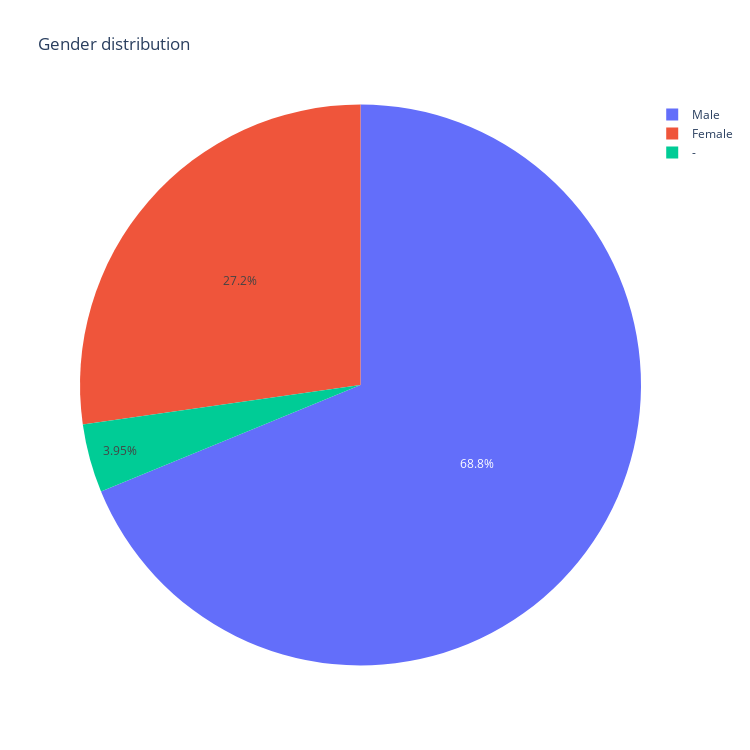

Here is the notebook cell this chart was saved with:
### Code cell
data = [trace]
layout = go.Layout(title="Gender distribution", height=750, width=750)
fig = go.Figure(layout=layout, data=data)
py.iplot(fig)

### Figure 1 — Plotly figure (JSON) as saved in the notebook; plotly's stock layout.template omitted (floating-point values rounded to 4 significant figures)
{"data": [{"labels": ["Male", "Female", "-"], "type": "pie", "values": [68.8, 27.25, 3.951]}], "layout": {"height": 750, "title": {"text": "Gender distribution"}, "width": 750}}
